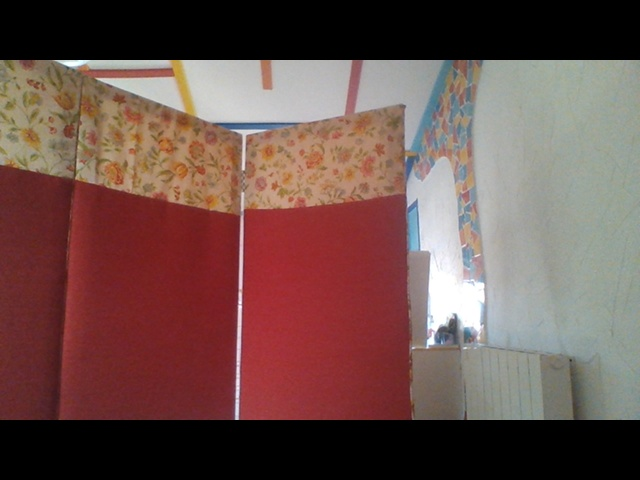
#> input picture Fond.jpg, 640 x 480 px, found by its file name
$ python Test_webcam.py
#> lines starting #> are read from the running program, lines starting #| are printed output that depends on the picture
# -*- coding: utf-8 -*-
"""
Created on Fri Apr  3 14:24:16 2020

@author: Arthu
"""

import cv2
import numpy as np
import time

key = cv2. waitKey(1)
#> (key q is pressed here)
webcam = cv2.VideoCapture(0)
fond = cv2.imread("./fond.jpg")
#> fond is the input picture: shape (480, 640, 3); mean B, G, R 76.5, 81, 109.2
while True:
    try:
        check, frame = webcam.read()
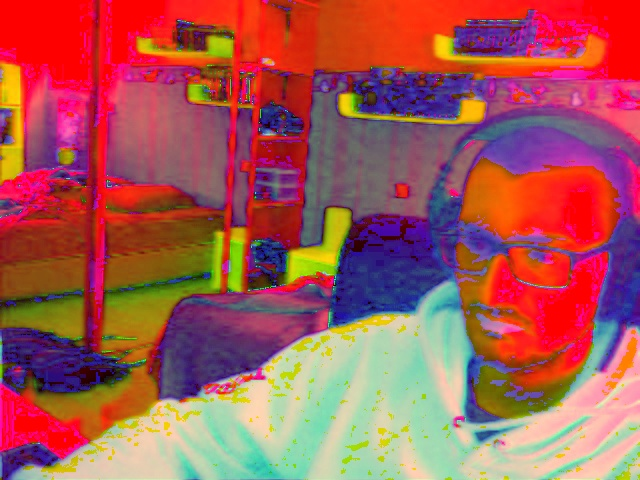
#> input picture Test HSV.jpg, 640 x 480 px, given in place of the camera
#> frame is the input picture: shape (480, 640, 3); mean B, G, R 85.6, 88.3, 167
        print(check) #prints true as long as the webcam is running
#| True
        print(frame) #prints matrix values of each framecd
#> (printed output is left out)
        frame = cv2.flip(frame, 1)
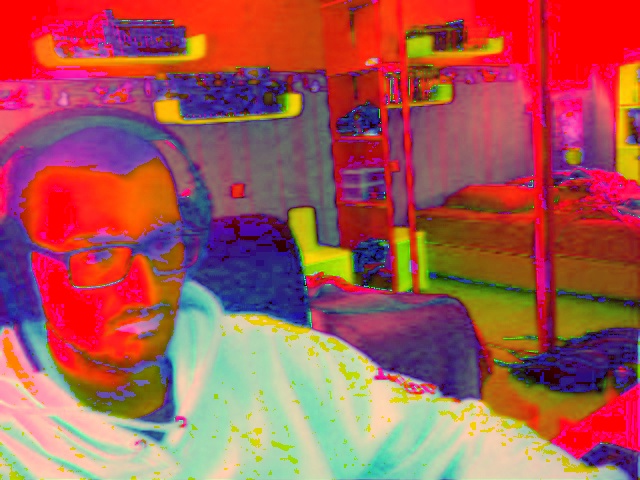
#> frame: shape (480, 640, 3); mean B, G, R 85.6, 88.3, 167
        image_sans_fond = cv2.subtract(fond,frame)
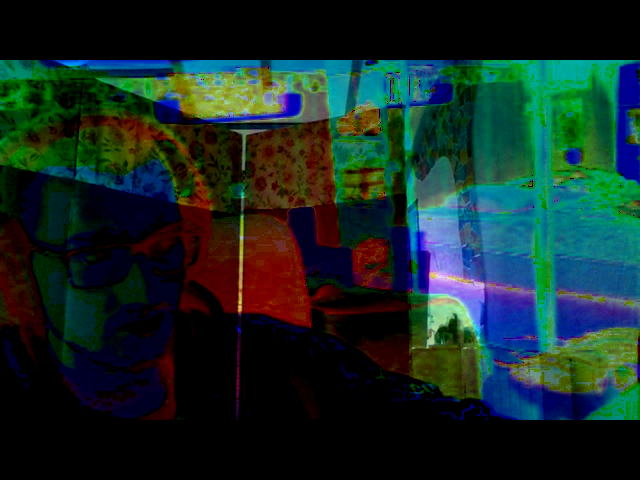
#> image_sans_fond: shape (480, 640, 3); mean B, G, R 37.1, 41.2, 20.4
        gray = cv2.cvtColor(image_sans_fond, cv2.COLOR_BGR2GRAY)
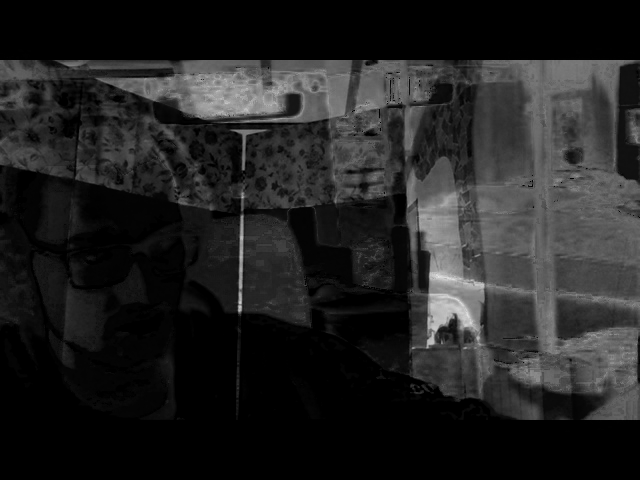
#> gray: shape (480, 640); min 0, max 232, mean 34.5
        #cv2.imshow("frame", frame)
        #cv2.imshow("fond", fond)
        cv2.imshow("Capturing", gray)
        key = cv2.waitKey(1)
#> (key q is pressed here)
        if key == ord('s'):
            cv2.imwrite(filename='saved_img.jpg', img=frame)
            webcam.release()
            img_new = cv2.imread('saved_img.jpg', cv2.IMREAD_GRAYSCALE)
            img_new = cv2.imshow("Captured Image", img_new)
            cv2.waitKey(1650)
            cv2.destroyAllWindows()
            print("Processing image...")
            img_ = cv2.imread('saved_img.jpg', cv2.IMREAD_ANYCOLOR)
            print("Converting RGB image to grayscale...")
            gray = cv2.cvtColor(img_, cv2.COLOR_BGR2GRAY)
            print("Converted RGB image to grayscale...")
            print("Top-Hat...")
            kernel = np.ones((20,20),np.uint8)
            grad = cv2.morphologyEx(frame, cv2.MORPH_GRADIENT, kernel)
            canny = cv2.Canny(gray, 100, 200)
            print("Top-Hat...")
            #cv2.imshow("Captured Image", tophat)
            # Wait for 5 seconds
            #time.sleep(2)
            print("Resizing image to 28x28 scale...")
            #img_ = cv2.resize(tophat,(28,28))
            print("Resized...")
            img_grad = cv2.imwrite(filename='saved_img-final_grad.jpg', img=grad)
            img_canny = cv2.imwrite(filename='saved_img-final_canny.jpg', img=canny)
            print("Image saved!")
            break
        elif key == ord('q'):
            print("Turning off camera.")
            webcam.release()
            print("Camera off.")
            print("Program ended.")
            cv2.destroyAllWindows()
            break

    except(KeyboardInterrupt):
        print("Turning off camera.")
        webcam.release()
        print("Camera off.")
        print("Program ended.")
        cv2.destroyAllWindows()
        break
